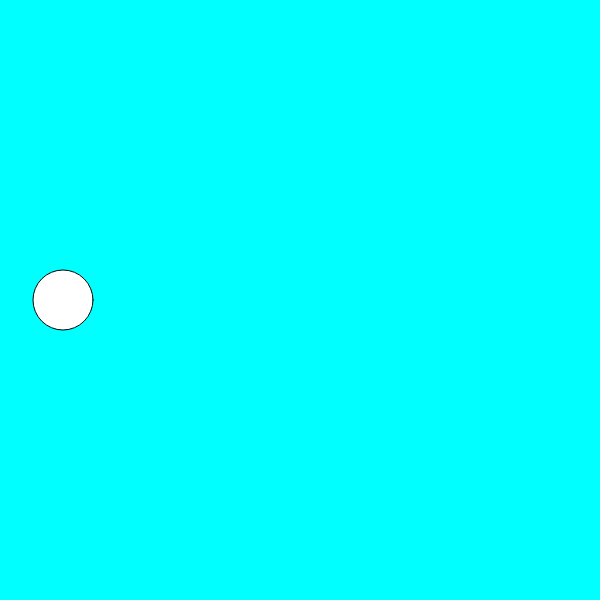
Frame 1 (no input)
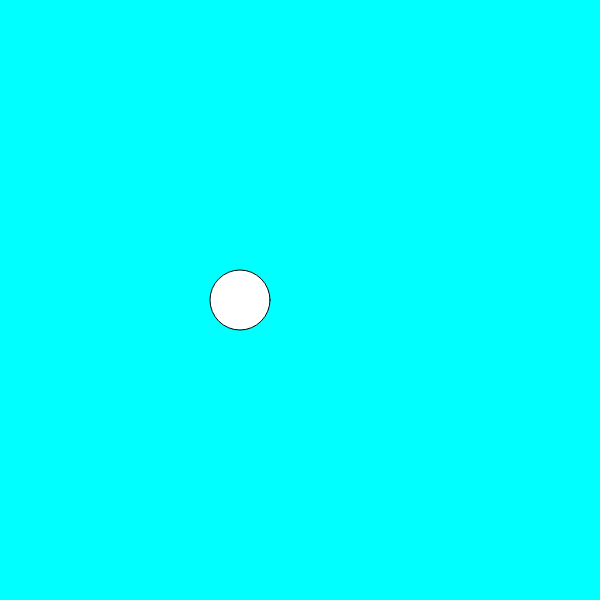
Frame 60 (no input)
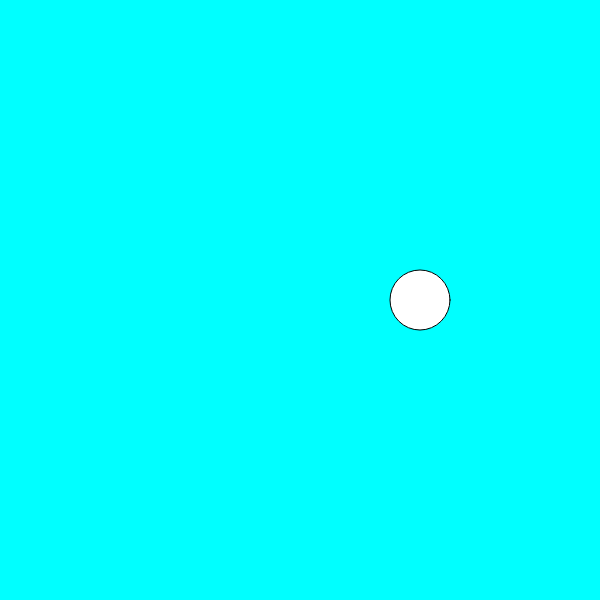
Frame 120 (the mouse pressed at the canvas centre since frame 60)

The p5.js sketch that drew these frames (run headless with seeded random() and noise() and a simulated clock; from frame 60 on, the mouse is pressed at the canvas centre):

// p5.js sketch
// ── sketch.js
var x;
let width = 600;
let height = 600;
let diameter = 60;
function setup() {
  createCanvas(width, height);
  background("aqua");
  x = diameter;
  speed = 3;
}

function draw() {
  background("aqua");
  x = x + speed;
  if (x > width - (diameter / 2)){
    speed *= -1;
  }
  if (x == diameter / 2){
    speed *= -1;
  }
  circle(x, height/2, diameter);
}
